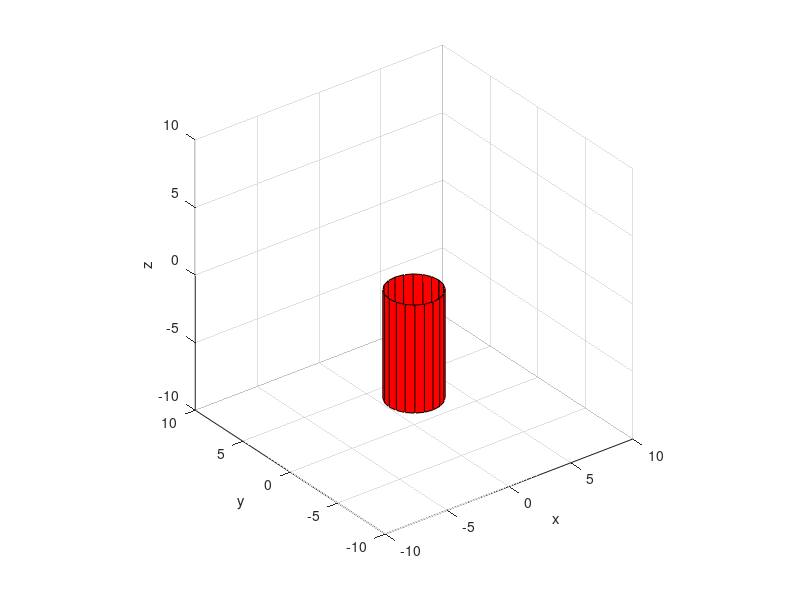

Write MATLAB code to recreate this figure. (Note: this script raises an error after producing the figure.)
% basic cylinder
[cx, cy, cz] = cylinder(2)
cz = -cz* 8;
cyl = zeros(4, size(cx, 2), 2);
cyl(:,:,1) = [cz(1,:); cy(1,:); cx(1,:); ones(1,size(cx,2))];
cyl(:,:,2) = [cz(2,:); cy(2,:); cx(2,:); ones(1,size(cx,2))];

h = surf(cx, cy, cz, 'FaceColor', 'r');

axis equal
axis([-10 10 -10 10 -10 10])
xlabel('x')
ylabel('y')
zlabel('z')

for a = linspace(0,pi,20)
    
[ncx, ncy, ncz] = transfCylinder(rot3('y',a),cyl);
set(h, 'XData', ncx, 'YData', ncy, 'ZData', ncz)

pause(0.1)
end

%% sphere test

